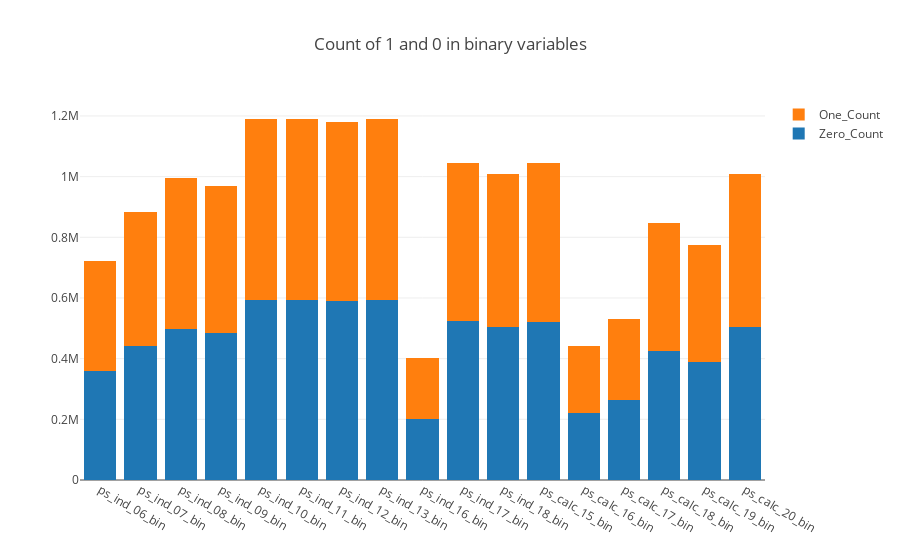

Source (notebook cell):
### Code cell
py.iplot(fig, filename='stacked-bar')

### Figure 1 — Plotly figure (JSON) as saved in the notebook; plotly's stock layout.template omitted (floating-point values rounded to 4 significant figures)
{"data": [{"name": "Zero_Count", "type": "bar", "x": ["ps_ind_06_bin", "ps_ind_07_bin", "ps_ind_08_bin", "ps_ind_09_bin", "ps_ind_10_bin", "ps_ind_11_bin", "ps_ind_12_bin", "ps_ind_13_bin", "ps_ind_16_bin", "ps_ind_17_bin", "ps_ind_18_bin", "ps_calc_15_bin", "ps_calc_16_bin", "ps_calc_17_bin", "ps_calc_18_bin", "ps_calc_19_bin", "ps_calc_20_bin"], "y": [360852, 442223, 497644, 484917, 594990, 594205, 589594, 594648, 201882, 523143, 503879, 522342, 221514, 265356, 424278, 387469, 503955]}, {"name": "One_Count", "type": "bar", "x": ["ps_ind_06_bin", "ps_ind_07_bin", "ps_ind_08_bin", "ps_ind_09_bin", "ps_ind_10_bin", "ps_ind_11_bin", "ps_ind_12_bin", "ps_ind_13_bin", "ps_ind_16_bin", "ps_ind_17_bin", "ps_ind_18_bin", "ps_calc_15_bin", "ps_calc_16_bin", "ps_calc_17_bin", "ps_calc_18_bin", "ps_calc_19_bin", "ps_calc_20_bin"], "y": [360852, 442223, 497644, 484917, 594990, 594205, 589594, 594648, 201882, 523143, 503879, 522342, 221514, 265356, 424278, 387469, 503955]}], "layout": {"barmode": "stack", "title": "Count of 1 and 0 in binary variables"}}
